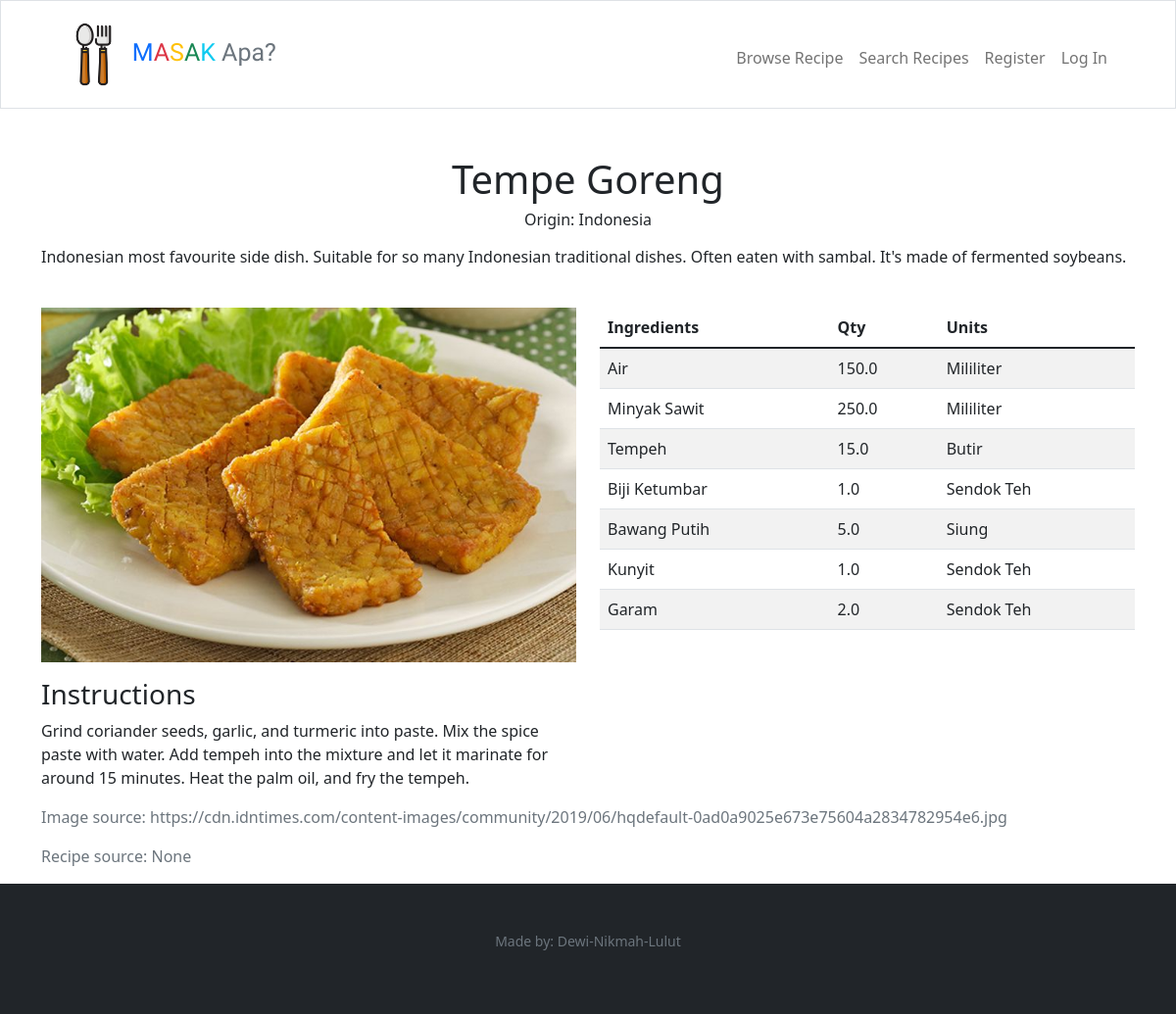
/recipe/show/64, run on the app's committed database.
### tables this page shows
CREATE TABLE "recipes" (
	"id"	integer NOT NULL,
	"name"	TEXT NOT NULL,
	"origin_id"	integer NOT NULL,
	"image"	varchar,
	"created_at"	datetime DEFAULT CURRENT_TIMESTAMP,
	"updated_at"	datetime DEFAULT CURRENT_TIMESTAMP,
	"description"	TEXT,
	"img_src"	TEXT,
	"recipe_src"	TEXT,
	PRIMARY KEY("id" AUTOINCREMENT),
	FOREIGN KEY("origin_id") REFERENCES "origins"("id") on delete cascade on update cascade
);

CREATE TABLE "origins" (
	"id"	integer NOT NULL,
	"origin"	varchar NOT NULL,
	"created_at"	datetime DEFAULT CURRENT_TIMESTAMP,
	"updated_at"	datetime DEFAULT CURRENT_TIMESTAMP,
	PRIMARY KEY("id" AUTOINCREMENT)
);

CREATE TABLE "instructions" (
	"id"	INTEGER NOT NULL,
	"recipe_id"	INTEGER NOT NULL,
	"instructions"	TEXT NOT NULL,
	PRIMARY KEY("id" AUTOINCREMENT),
	FOREIGN KEY("recipe_id") REFERENCES "recipes"("id")
);

CREATE TABLE "recipe_ingredients" (
	"id"	INTEGER NOT NULL,
	"recipe_id"	INTEGER NOT NULL,
	"ingredients_id"	TEXT NOT NULL,
	"qty"	REAL NOT NULL,
	"unit_id"	INTEGER NOT NULL,
	PRIMARY KEY("id" AUTOINCREMENT),
	FOREIGN KEY("recipe_id") REFERENCES "recipes"("id"),
	FOREIGN KEY("ingredients_id") REFERENCES "ingredients"("id")
);

CREATE TABLE "ingredients" (
	"id"	integer NOT NULL,
	"image"	varchar,
	"name"	varchar NOT NULL,
	"origin_id"	integer NOT NULL,
	"category_id"	integer NOT NULL,
	"description"	text NOT NULL,
	"created_at"	datetime DEFAULT CURRENT_TIMESTAMP,
	"updated_at"	datetime DEFAULT CURRENT_TIMESTAMP,
	"img_src"	TEXT,
	PRIMARY KEY("id" AUTOINCREMENT),
	FOREIGN KEY("category_id") REFERENCES "categories"("id") on delete cascade on update cascade,
	FOREIGN KEY("origin_id") REFERENCES "origins"("id") on delete cascade on update cascade
);

CREATE TABLE "units" (
	"id"	integer NOT NULL,
	"name"	varchar NOT NULL,
	"created_at"	datetime DEFAULT CURRENT_TIMESTAMP,
	"updated_at"	datetime DEFAULT CURRENT_TIMESTAMP,
	PRIMARY KEY("id" AUTOINCREMENT)
);

### app.py (the view)
@app.route("/recipe/show/<id>", methods=["GET"])
def show_recipe(id):
    recipe = db.execute("select * from recipes where id = ?", id)[0]
    ingredients = db.execute("select * from recipe_ingredients inner join ingredients on recipe_ingredients.ingredients_id = ingredients.id where recipe_id = ?", id)
    instructions = db.execute("select * from instructions where recipe_id = ?", id)[0]
    units = db.execute("select units.name from units inner join recipe_ingredients on units.id = recipe_ingredients.unit_id where recipe_id = ?", id)
    origin = db.execute("select origins.origin from origins inner join recipes on origins.id = recipes.origin_id where recipes.id = ?", id)[0]
    full_recipe = db.execute("select recipes.name as recipename, recipes.description, recipes.image, recipes.img_src as imgsrc, recipes.recipe_src, origins.origin, recipe_ingredients.qty, instructions.instructions, units.name as unitname, ingredients.name as ingredientname from recipes inner join origins on recipes.origin_id = origins.id inner join recipe_ingredients on recipes.id = recipe_ingredients.recipe_id inner join instructions on recipes.id = instructions.recipe_id inner join units on recipe_ingredients.unit_id = units.id inner join ingredients on recipe_ingredients.ingredients_id = ingredients.id where recipes.id = ?", id)
    source = db.execute("select img_src, recipe_src from recipes where id = ?",id)[0]
    print(units)
    is_search = len(search_result)
    return render_template("show_recipe.html", is_search=is_search, results=search_result, recipe=recipe, ingredients=ingredients, instructions=instructions, units=units, origin = origin, full_recipe = full_recipe, source = source)

### app.py (called while the page is built)
@app.after_request
def after_request(response):
    response.headers["Cache-Control"] = "no-cache, no-store, must-revalidate"
    response.headers["Expires"] = 0
    response.headers["Pragma"] = "no-cache"
    return response

### templates/show_recipe.html (shortened to what this page needs)
{% extends "layout.html" %}  {% block main %}
<div class="container">
  <h1 class="text-center mt-3">{{ recipe['name'] }}</h1>
  <h6 class="text-center mt-1 mb-3">Origin: {{ origin["origin"] }}</h6>
  <p class="mt-2">{{ recipe['description'] }}</p>
  <div class="row mt-2">
    <div class="col-md-6 mt-4">
      <img
        src="/static/uploads/{{ recipe['image'] }}"
        style="width: 100%; height: auto"
      />
      <div class="mt-3">
        <h3>Instructions</h3>
        {{ instructions['instructions'] }}
      </div>
    </div>
    <div class="col-md-6 mt-4">
      <table class="table table-striped table-hover">
        <thead>
          <tr>
            <th>Ingredients</th>
            <th>Qty</th>
            <th>Units</th>
          </tr>
        </thead>
        <tbody>
          {% for full_recipe in full_recipe %}
          <tr>
            <td>{{ full_recipe['ingredientname'] }}</td>
            <td>{{ full_recipe['qty'] }}</td>
            <td>{{ full_recipe['unitname'] }}</td>
          </tr>
          {% endfor %}
        </tbody>
      </table>
    </div>
    <div class="row">
      <div class="col-md-12 mt-3">
        <p class="text-muted">Image source: {{ source['img_src'] }}</p>
        <p class="text-muted">Recipe source: {{ source['recipe_src'] }}</p>
      </div>
    </div>
  </div>
  {% endblock %}

### data on the page
recipes: name "Tempe Goreng", description "Indonesian most favourite side dish. Suitable for so many Indonesian traditional dishes. Often eaten with sambal. It's made of fermented soybeans.", image (picture), img_src "https://cdn.idntimes.com/content-images/community/2019/06/hqdefault-0ad0a9025e673e75604a2834782954e6.jpg"
origins: origin "Indonesia"
instructions: instructions "Grind coriander seeds, garlic, and turmeric into paste. Mix the spice paste with water. Add tempeh into the mixture and let it marinate for around 15 minutes. Heat the palm oil, and fry the tempeh."
recipe_ingredients: ingredientname "Air", qty "150.0", unitname "Mililiter"
recipe_ingredients: ingredientname "Minyak Sawit", qty "250.0", unitname "Mililiter"
recipe_ingredients: ingredientname "Tempeh", qty "15.0", unitname "Butir"
recipe_ingredients: ingredientname "Biji Ketumbar", qty "1.0", unitname "Sendok Teh"
recipe_ingredients: ingredientname "Bawang Putih", qty "5.0", unitname "Siung"
recipe_ingredients: ingredientname "Kunyit", qty "1.0", unitname "Sendok Teh"
recipe_ingredients: ingredientname "Garam", qty "2.0", unitname "Sendok Teh"

### other printed values
{{ source['recipe_src'] }} "None"
